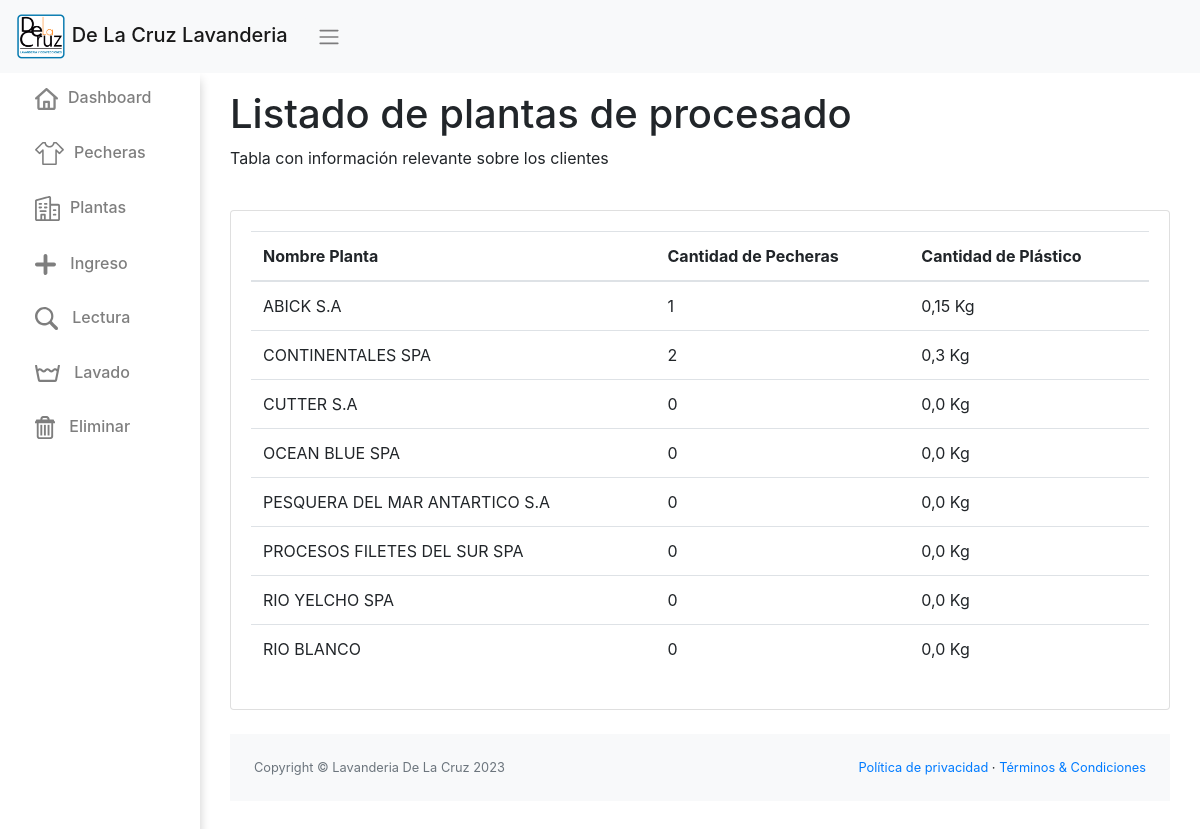
/plantas/, run on the app's committed database.
### app/models.py (models this page shows)
class Planta(models.Model):
    id_planta = models.AutoField(primary_key=True, unique=True)
    nombre = models.CharField(max_length=50,null=True)
    cantidad = models.IntegerField (default=0)
    kilos = models.IntegerField (default=0)

### app/views.py (the view)
# urls.py: path('plantas/', plantas, name='plantas'),
def plantas(request):
    latest_pecheras = Pechera.objects.exclude(eliminada=True).order_by('-fecha_fabricacion')[:]
    plantas = Planta.objects.all()
    for planta in plantas:
        planta.cantidad = Pechera.objects.filter(planta__icontains=planta.id_planta,eliminada=False).count()
        planta.kilos = (planta.cantidad*150)/1000
    context = {
        'latest_pecheras': latest_pecheras,
        'plantas': plantas
    }
    return render(request, 'app/plantas.html', context)

### app/templates/app/plantas.html (shortened to what this page needs)
{% extends 'app/base.html' %} {% load static %}
{% block contenido %}
<div>
  <div class="row" style="display: flex;  align-items: center;">
    <div class="col-sm-10 mb-3">
      <h1>Listado de plantas de procesado</h1>
      <Spam>Tabla con información relevante sobre los clientes</Spam>
    </div>
  </div><br>
  <div class="card mb-4">
    <div class="card-body">
      <table class="table table-responsive-sm table-fluid">
        <thead>
          <tr>
            <th>Nombre Planta</th>
            <th>Cantidad de Pecheras</th>
            <th>Cantidad de Plástico</th>
          </tr>
        </thead>
        <tbody>
          {% for planta in plantas %}
          {% if planta.id_planta != 1 %}
            <tr>
              <td>{{ planta.nombre }}</td>
              <td>{{ planta.cantidad }}</td>
              <td>{{ planta.kilos }} Kg</td>
            </tr>
          {% endif %}
          {% endfor %}
        </tbody>
      </table>
    </div>
  </div>
  {% endblock %}

### app/static/app/css/style.css (style rules this page uses)
body { margin: 0; padding: 0; }

### data on the page
Planta: nombre "ABICK S.A", cantidad "1", kilos "0,15"
Planta: nombre "CONTINENTALES SPA", cantidad "2", kilos "0,3"
Planta: nombre "CUTTER S.A", cantidad "0", kilos "0,0"
Planta: nombre "OCEAN BLUE SPA", cantidad "0", kilos "0,0"
Planta: nombre "PESQUERA DEL MAR ANTARTICO S.A", cantidad "0", kilos "0,0"
Planta: nombre "PROCESOS FILETES DEL SUR SPA", cantidad "0", kilos "0,0"
Planta: nombre "RIO YELCHO SPA", cantidad "0", kilos "0,0"
Planta: nombre "RIO BLANCO", cantidad "0", kilos "0,0"
